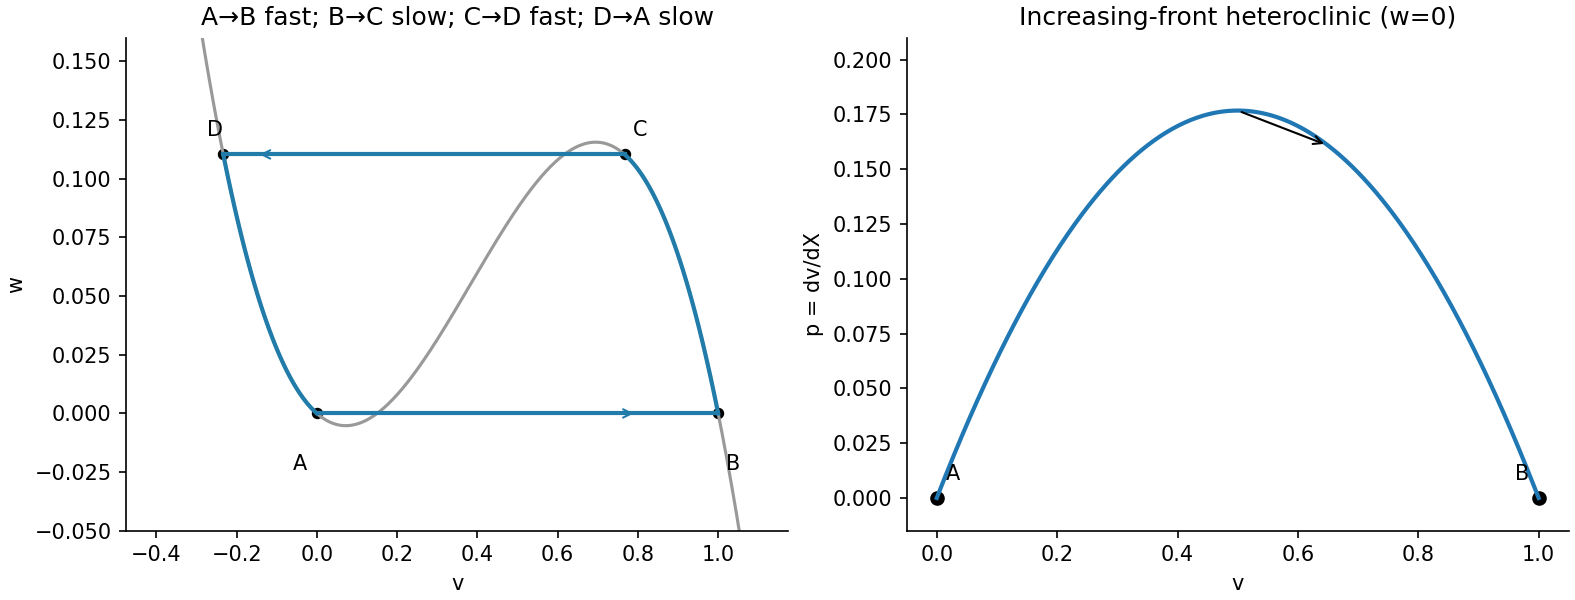

Source code (Python):
"""Original solution diagram. Python 3.14, NumPy 2.3.5, Matplotlib 3.10.7. Output to current working directory."""
import numpy as np
import matplotlib
matplotlib.use("Agg")
import matplotlib.pyplot as plt
from pathlib import Path
plt.rcParams.update({"figure.facecolor":"white","axes.facecolor":"white","font.size":10,"axes.spines.top":False,"axes.spines.right":False})

a=.15;f=lambda v:v*(a-v)*(v-1);mid=(2-a)/3;w0=f(mid);rr=sorted(np.roots([1,-(1+a),a,w0]).real);r1,r2,r3=rr;c=(1-2*a)/np.sqrt(2)
fig,axs=plt.subplots(1,2,figsize=(10.5,4),layout='constrained');xx=np.linspace(-.4,1.1,500);ax=axs[0];ax.plot(xx,f(xx),color='.6');ax.plot([0,1],[0,0],color='#227caa',lw=2);vv=np.linspace(1,r3,100);ax.plot(vv,f(vv),color='#227caa',lw=2);ax.plot([r3,r1],[w0,w0],color='#227caa',lw=2);vv=np.linspace(r1,0,100);ax.plot(vv,f(vv),color='#227caa',lw=2)
for label,v,w,dx,dy in [('A',0,0,-.06,-.024),('B',1,0,.02,-.024),('C',r3,w0,.02,.008),('D',r1,w0,-.04,.008)]:ax.scatter([v],[w],color='black',s=20);ax.text(v+dx,w+dy,label)
ax.annotate('',(.8,0),(.3,0),arrowprops={'arrowstyle':'->','color':'#227caa'});ax.annotate('',(r1+.08,w0),(r3-.08,w0),arrowprops={'arrowstyle':'->','color':'#227caa'});ax.set(xlabel='v',ylabel='w',ylim=(-.05,.16),title='A→B fast; B→C slow; C→D fast; D→A slow')
ax=axs[1];vv=np.linspace(0,1,400);pp=vv*(1-vv)/np.sqrt(2);ax.plot(vv,pp,lw=2);ax.scatter([0,1],[0,0],color='black');ax.text(.015,.008,'A');ax.text(.96,.008,'B');ax.annotate('',(.65,.65*.35/np.sqrt(2)),(.5,.25/np.sqrt(2)),arrowprops={'arrowstyle':'->'});ax.set(xlabel='v',ylabel='p = dv/dX',title='Increasing-front heteroclinic (w=0)',ylim=(-.015,.21))
fig.savefig(Path.cwd()/'2010-fhn-pulse.png',dpi=150,facecolor='white');plt.close(fig)
